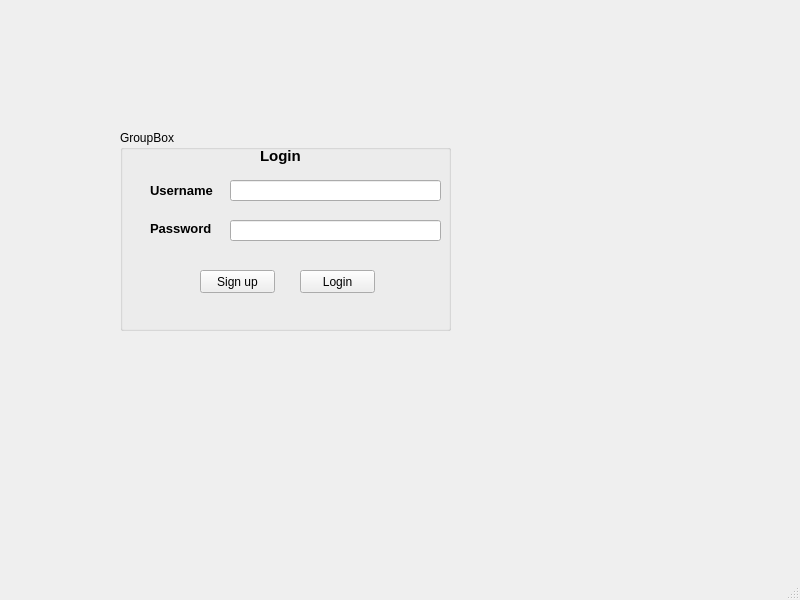
<?xml version="1.0" encoding="UTF-8"?>
<ui version="4.0">
 <class>MainWindow</class>
 <widget class="QMainWindow" name="MainWindow">
  <property name="geometry">
   <rect>
    <x>0</x>
    <y>0</y>
    <width>800</width>
    <height>600</height>
   </rect>
  </property>
  <property name="windowTitle">
   <string>MainWindow</string>
  </property>
  <widget class="QWidget" name="centralwidget">
   <widget class="QGroupBox" name="groupBox">
    <property name="geometry">
     <rect>
      <x>120</x>
      <y>130</y>
      <width>331</width>
      <height>201</height>
     </rect>
    </property>
    <property name="title">
     <string>GroupBox</string>
    </property>
    <widget class="QLabel" name="label">
     <property name="geometry">
      <rect>
       <x>140</x>
       <y>10</y>
       <width>61</width>
       <height>31</height>
      </rect>
     </property>
     <property name="font">
      <font>
       <pointsize>11</pointsize>
       <weight>75</weight>
       <bold>true</bold>
      </font>
     </property>
     <property name="text">
      <string>Login</string>
     </property>
    </widget>
    <widget class="QLabel" name="label_2">
     <property name="geometry">
      <rect>
       <x>30</x>
       <y>50</y>
       <width>71</width>
       <height>21</height>
      </rect>
     </property>
     <property name="font">
      <font>
       <pointsize>10</pointsize>
       <weight>75</weight>
       <bold>true</bold>
      </font>
     </property>
     <property name="text">
      <string>Username</string>
     </property>
    </widget>
    <widget class="QLabel" name="label_3">
     <property name="geometry">
      <rect>
       <x>30</x>
       <y>90</y>
       <width>71</width>
       <height>16</height>
      </rect>
     </property>
     <property name="font">
      <font>
       <pointsize>10</pointsize>
       <weight>75</weight>
       <bold>true</bold>
      </font>
     </property>
     <property name="text">
      <string>Password</string>
     </property>
    </widget>
    <widget class="QLineEdit" name="lineEdit">
     <property name="geometry">
      <rect>
       <x>110</x>
       <y>50</y>
       <width>211</width>
       <height>21</height>
      </rect>
     </property>
    </widget>
    <widget class="QLineEdit" name="lineEdit_2">
     <property name="geometry">
      <rect>
       <x>110</x>
       <y>90</y>
       <width>211</width>
       <height>21</height>
      </rect>
     </property>
    </widget>
    <widget class="QPushButton" name="pushButton">
     <property name="geometry">
      <rect>
       <x>80</x>
       <y>140</y>
       <width>75</width>
       <height>23</height>
      </rect>
     </property>
     <property name="text">
      <string>Sign up</string>
     </property>
    </widget>
    <widget class="QPushButton" name="pushButton_2">
     <property name="geometry">
      <rect>
       <x>180</x>
       <y>140</y>
       <width>75</width>
       <height>23</height>
      </rect>
     </property>
     <property name="text">
      <string>Login</string>
     </property>
    </widget>
   </widget>
  </widget>
  <widget class="QMenuBar" name="menubar">
   <property name="geometry">
    <rect>
     <x>0</x>
     <y>0</y>
     <width>800</width>
     <height>22</height>
    </rect>
   </property>
  </widget>
  <widget class="QStatusBar" name="statusbar"/>
 </widget>
 <resources/>
 <connections/>
</ui>
